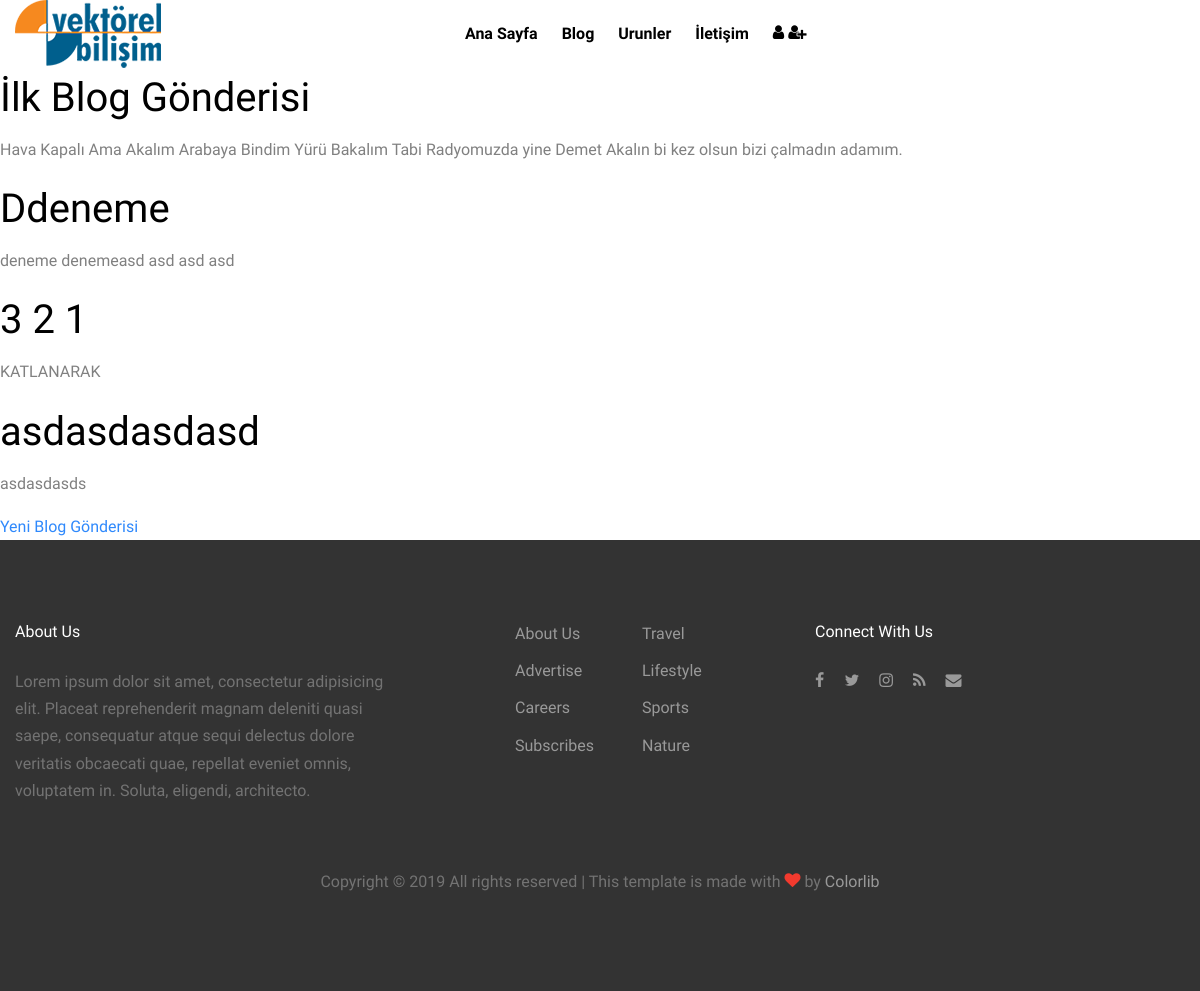
Screenshot of /blog/ with the database file from the repository.
### Blog/models.py (models this page shows, shortened)
class Gonderi(models.Model):
   yazar = models.ForeignKey('auth.User',on_delete=models.CASCADE)
   baslik = models.CharField(max_length=200)
   metin = models.TextField()
   olusturma_zaman = models.DateTimeField(default=timezone.now)
   yayim_zamani = models.DateTimeField(blank=True,null=True)

### Blog/views.py (the view)
# urls.py: path('', views.gonderi_liste, name='gonderi_liste'),
def gonderi_liste(request):
    Gonderiler = Gonderi.objects.all()
    return render(request, 'Blog/gonderi_list.html', {"gonderis":Gonderiler})

### templates/Blog/gonderi_list.html
{% extends "base.html" %}
{% block content  %}
     {% for gonderi in gonderis %}
     <a href="{% url 'gonderi_detay' gonderi.pk %}">
     <h1> {{ gonderi.baslik }}</h1>
     </a>
     <p> {{ gonderi.metin }} </p>
     {% endfor %}
     <a href="{% url 'yeni_gonderi' %}" > Yeni Blog Gönderisi </a>
{% endblock %}

### static/css/style.css (style rules this page uses)
body { line-height: 1.7; color: gray; font-weight: 300; font-size: 1rem; background: #fff; font-family: "Muli", -apple-system, BlinkMacSystemFont, "Segoe UI", Roboto, "Helvetica Neue", Arial, sans-serif, "Apple Color Emoji", "Segoe UI Emoji", "Segoe UI Symbol", "Noto Color Emoji"; }
a { -webkit-transition: .3s all ease; -o-transition: .3s all ease; transition: .3s all ease; color: #2f89fc; }
h1, h2, h3, h4, h5, .h1, .h2, .h3, .h4, .h5 { font-family: "Muli", -apple-system, BlinkMacSystemFont, "Segoe UI", Roboto, "Helvetica Neue", Arial, sans-serif, "Apple Color Emoji", "Segoe UI Emoji", "Segoe UI Symbol", "Noto Color Emoji"; line-height: 1.5; color: #000; }

### rows the page displays
Gonderi: baslik "İlk Blog Gönderisi", metin "Hava Kapalı Ama Akalım Arabaya Bindim Yürü Bakalım Tabi Radyomuzda yine Demet Akalın bi kez olsun bizi çalmadın adamım."
Gonderi: baslik "Ddeneme", metin "deneme denemeasd asd asd asd"
Gonderi: baslik "3 2 1", metin "KATLANARAK"
Gonderi: baslik "asdasdasdasd", metin "asdasdasds"
